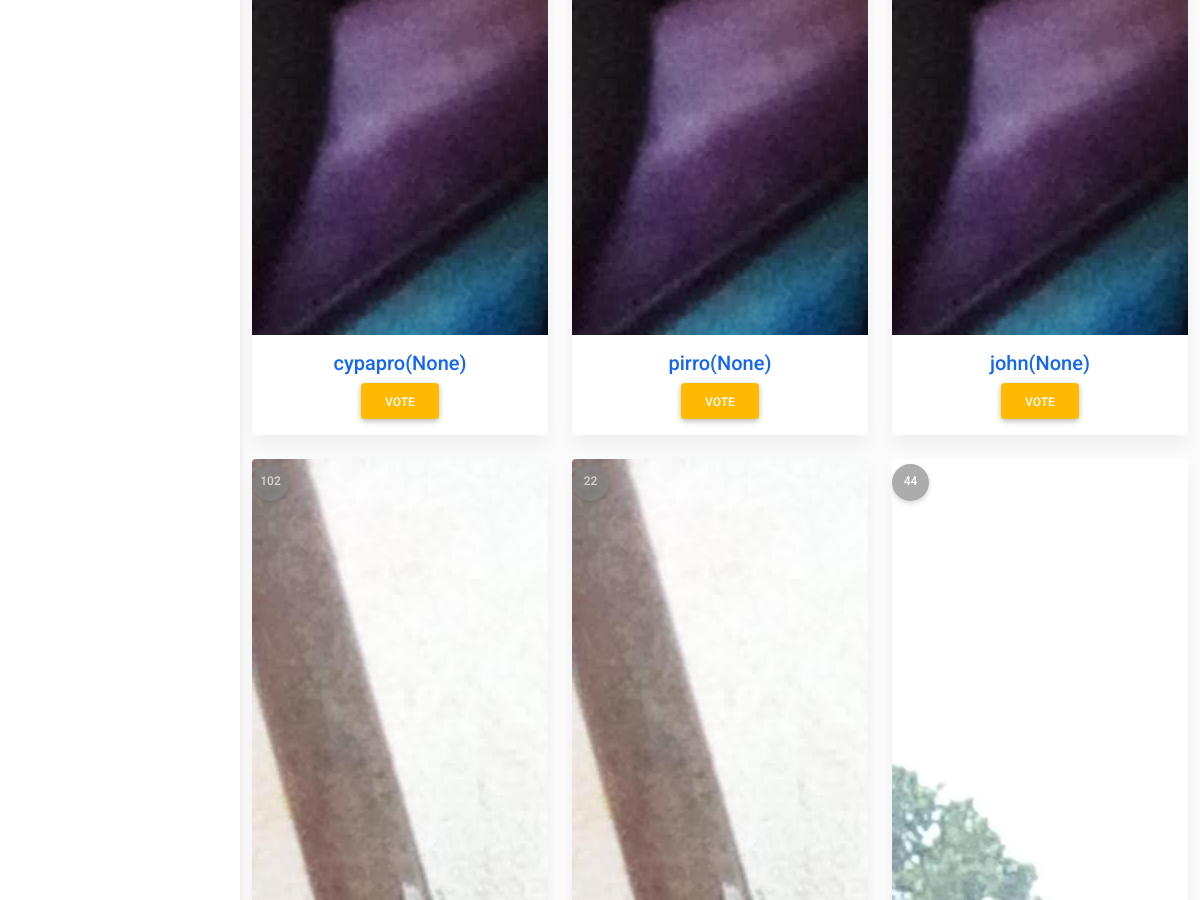
The page /candidates/ (middle part) on the database as committed earlier.
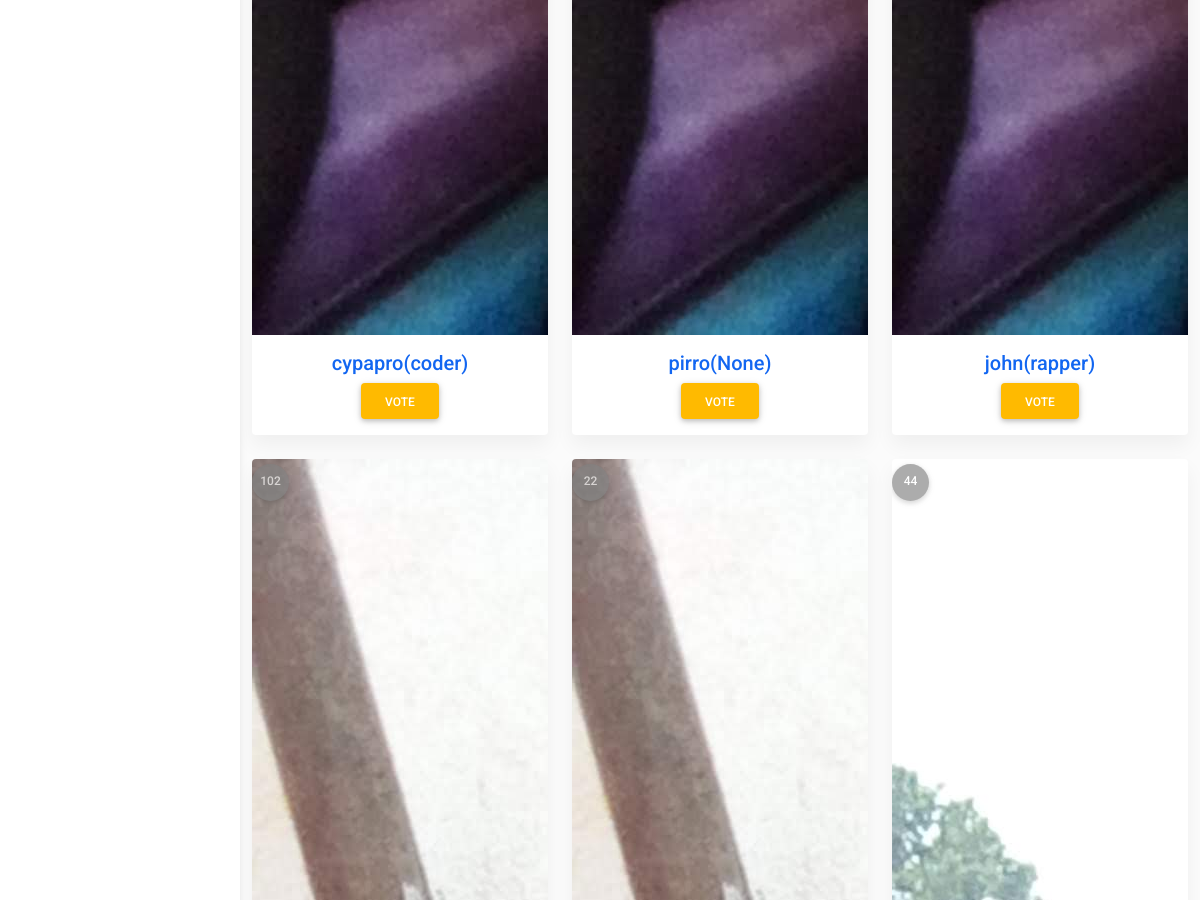
The same page on the database as committed later.
### polls/models.py (models this page shows, shortened)
class Choice(models.Model):
	candidate_name       =  models.CharField(max_length =  200)
	carrier_history      =  models.CharField(max_length = 400,null = True)
	candidate_status     =  models.CharField (max_length =200,null=True)
	candidate_email      =  models.CharField(max_length =  200 , null = True)
	candidate_date_birth =  models.DateField(null       = True)
	candidate_number     =  models.IntegerField()
	candidate_tel        =  models.IntegerField( default = 0)
	candidate_image      =  models.ImageField(upload_to ='img/',null   = True, blank  = True)
	candidate_role       =  models.CharField(max_length = 200,  null     = True)
	vote                 =  models.IntegerField(default = 0)

### polls/views.py (the view)
# urls.py: path('candidates/',views.candidates_page, name = 'candidates_page'),
def candidates_page(request):
	candidates = Choice.objects.all()
	paginator = Paginator(candidates, 6) # Show 25 contacts per page.
	page_number = request.GET.get('page')
	candidates = paginator.get_page(page_number)
	context = {
	'candidates':candidates,
	}
	return render(request,'polls/choice_list.html',context = context)

### polls/templates/polls/choice_list.html (shortened to what this page needs)
{% extends "polls/base_generic.html" %}
{% block content %}
{% load static %}
{% load thumbnail %}
<main class="my-5">
    <div class="container " style="margin-top:58px">
        <section class="text-center">
            <div class="row">
                {% for candidate in candidates %}
                <div class="col-lg-4 col-md-12 mb-4">
                    <div class="card">
                        <div class="bg-image hover-overlay ripple" data-mdb-ripple-color="light">
                            <div class="text-start text-muted">
                                <a href="#!" class="btn btn-floating btn-secondary p-2 disabled " style="background-color:grey; position: absolute; top:5px;">{{candidate.candidate_number}}</a>
                            </div>
                            <a href="{% url 'candidate_profile' candidate.id %}">
                                <div class="portrait">
                                    {% thumbnail candidate.candidate_image "450x300" as im %}
                                    <img src="{{ im.url }}">
                                    {% endthumbnail %}
                                </div>
                        </div>
                        <div class="card-body">
                            <h5 class="card-title"> {{candidate.candidate_name}}<span>({{candidate.candidate_role}})</span></h5>
                            <a href="{% url 'payment_page' candidate.id %}" class="btn text-white" style="background: #ffba00;">vote</a>
                        </div>
                    </div>
                </div>
                {% endfor%}
            </div>
        </section>
    </div>
</main>
{% endblock %}

### polls/templates/polls/base_generic.html (shortened to what this page needs)
{% load static %}
{% load thumbnail %}
<!DOCTYPE html>
<html lang="en">
<head>
    <link rel="stylesheet" href="https://use.fontawesome.com/releases/v5.11.2/css/all.css" />
     <link rel="stylesheet" href="{% static  'polls/css/mdb.min.css' %}" />
    <link rel="stylesheet" href="{% static 'polls/css/admin.css' %}" />
    <link rel="stylesheet" href="{% static 'polls/css/sweetalert.min.css' %}" />
</head>
<body>
    <header>
        <nav id="sidebarMenu" class="collapse d-lg-block sidebar collapse bg-white ">
        </nav>
    </header>
    {% block content%}{% endblock%}
</body>
</html>

### polls/static/polls/css/admin.css (style rules this page uses)
body { background-color: #fbfbfb; }
@media (min-width: 991.98px) { main { padding-left: 240px; } }
.sidebar { position: fixed; top: 0; bottom: 0; left: 0; padding: 58px 0 0; box-shadow: 0 2px 5px 0 rgb(0 0 0 / 5%), 0 2px 10px 0 rgb(0 0 0 / 5%); width: 240px; z-index: 600; }

Rows that differ between the two databases and show on the page:
changed Choice "cypapro": candidate_role "None" → "coder"
changed Choice "john": candidate_role "None" → "rapper"
